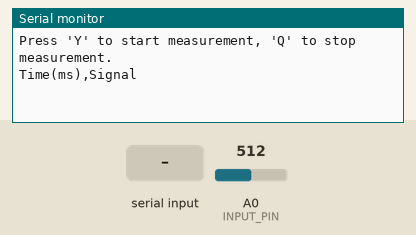
Simulated run of this sketch. Board: Arduino Uno, built with avr-gcc and run on an emulated ATmega328P. Shown: the last lines printed to the serial monitor. Inputs (shaded band) come from the test bench; at power-on: A0 (INPUT_PIN) = 512.

Above: at 1.2 s.
1.3 s: "Y" received over Serial
At 1.38 s:
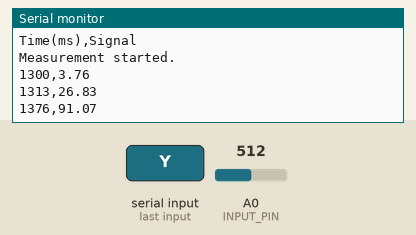
2.8 s: "Q" received over Serial
At 3.3 s:
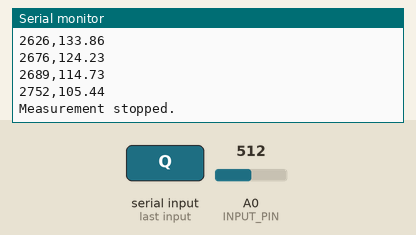
Timing chart, 0 to 5.8 s (numbered marks = the images above; inputs shaded):
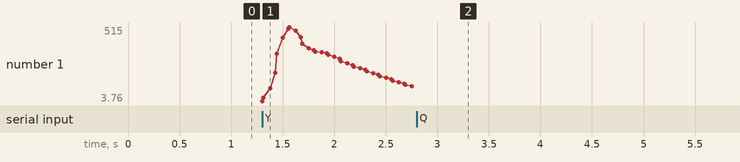

The sketch:

EEG.ino
```cpp
#define SAMPLE_RATE 256
#define BAUD_RATE 115200
#define INPUT_PIN A0

bool measuring = false; // State of measurement

void setup() {
    // Serial connection begin
    Serial.begin(BAUD_RATE);

    // Print instructions
    Serial.println("Press 'Y' to start measurement, 'Q' to stop measurement.");
    Serial.println("Time(ms),Signal"); // CSV header
}

void loop() {
    static unsigned long past = 0;
    unsigned long present = micros();
    unsigned long interval = present - past;
    past = present;

    // Check for user input
    if (Serial.available()) {
        char input = Serial.read();
        if (input == 'Y' || input == 'y') {
            if (!measuring) {
                startMeasurement();
            }
        } else if (input == 'Q' || input == 'q') {
            if (measuring) {
                stopMeasurement();
            }
        }
    }

    if (measuring) {
        static long timer = 0;
        timer -= interval;

        // Sample and process signal
        if (timer < 0) {
            timer += 1000000 / SAMPLE_RATE;
            float sensor_value = analogRead(INPUT_PIN);
            float signal = EEGFilter(sensor_value);
            unsigned long time_ms = millis();

            // Output to Serial in CSV format
            Serial.print(time_ms);
            Serial.print(",");
            Serial.println(signal);
        }
    }
}

void startMeasurement() {
    Serial.println("Measurement started.");
    measuring = true;
}

void stopMeasurement() {
    Serial.println("Measurement stopped.");
    measuring = false;
}

// Band-Pass Butterworth IIR digital filter, generated using filter_gen.py.
// Sampling rate: 256.0 Hz, frequency: [0.5, 29.5] Hz.
// Filter is order 4, implemented as second-order sections (biquads).
// Reference:
// https://docs.scipy.org/doc/scipy/reference/generated/scipy.signal.butter.html
// https://courses.ideate.cmu.edu/16-223/f2020/Arduino/FilterDemos/filter_gen.py
float EEGFilter(float input) {
    float output = input;
    {
        static float z1, z2; // filter section state
        float x = output - -0.95391350*z1 - 0.25311356*z2;
        output = 0.00735282*x + 0.01470564*z1 + 0.00735282*z2;
        z2 = z1;
        z1 = x;
    }
    {
        static float z1, z2; // filter section state
        float x = output - -1.20596630*z1 - 0.60558332*z2;
        output = 1.00000000*x + 2.00000000*z1 + 1.00000000*z2;
        z2 = z1;
        z1 = x;
    }
    {
        static float z1, z2; // filter section state
        float x = output - -1.97690645*z1 - 0.97706395*z2;
        output = 1.00000000*x + -2.00000000*z1 + 1.00000000*z2;
        z2 = z1;
        z1 = x;
    }
    {
        static float z1, z2; // filter section state
        float x = output - -1.99071687*z1 - 0.99086813*z2;
        output = 1.00000000*x + -2.00000000*z1 + 1.00000000*z2;
        z2 = z1;
        z1 = x;
    }
    return output;
}
```

Measured:
- after the input at 1.3 s, the serial monitor: prints a new line at once (image 1)
